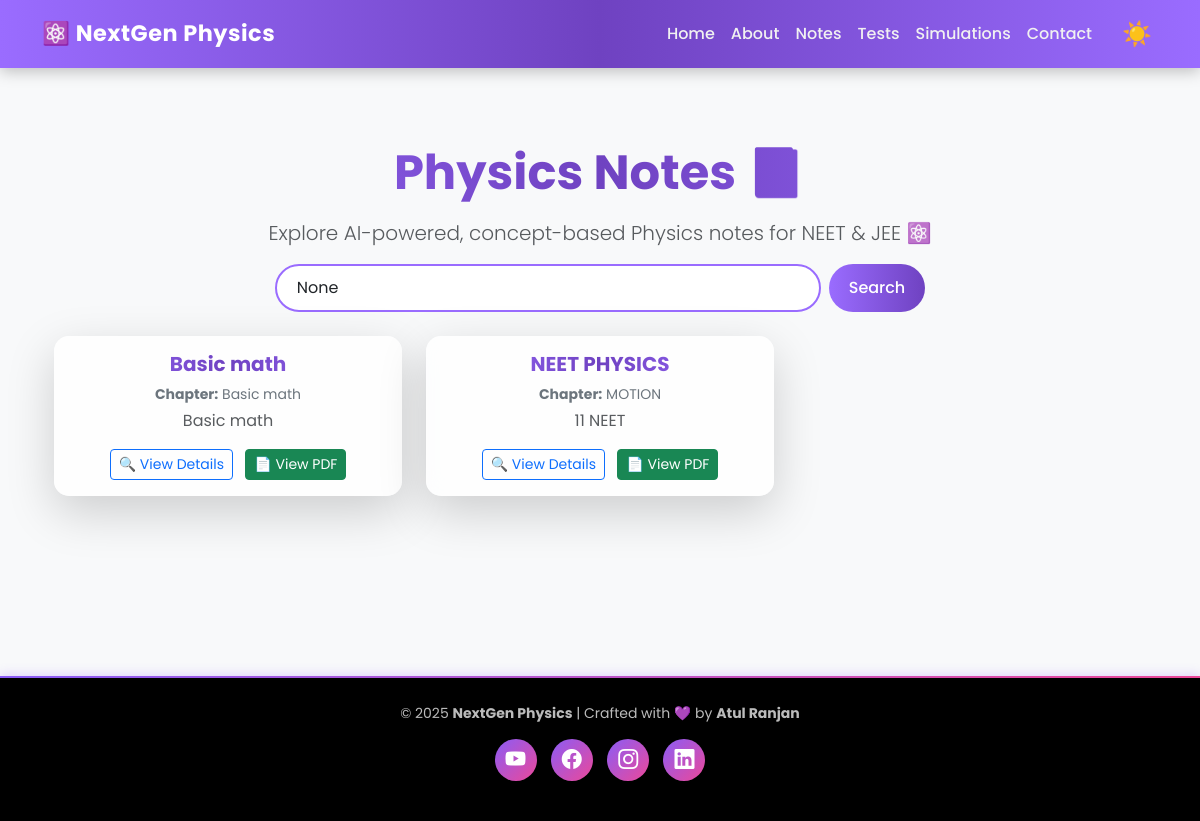
The app's page /notes/ with its own data.
### notes/models.py (models this page shows, shortened)
class PhysicsNote(models.Model):
    title = models.CharField(max_length=100)
    description = models.TextField()
    subject = models.CharField(max_length=50, default="Physics")
    chapter = models.CharField(max_length=100)
    pdf_file = models.FileField(upload_to='notes_pdfs/', null=True, blank=True)
    created_at = models.DateTimeField(auto_now_add=True)

### notes/views.py (the view)
# urls.py: path('', include('notes.urls')),
def notes(request):
    query = request.GET.get('q')
    if query:
        all_notes = PhysicsNote.objects.filter(title__icontains=query) | PhysicsNote.objects.filter(chapter__icontains=query)
    else:
        all_notes = PhysicsNote.objects.all().order_by('-created_at')
    paginator = Paginator(all_notes, 6)
    page_number = request.GET.get('page')
    page_obj = paginator.get_page(page_number)
    return render(request, 'notes/notes.html', {
        'notes': page_obj,
        'query': query,
        'page_obj': page_obj
    })

### notes/templates/notes/notes.html (shortened to what this page needs)
{% extends "notes/base.html" %}
{% block content %}
<div class="container py-5 text-center">
  <h1 class="display-5 fw-bold text-gradient">Physics Notes 📘</h1>
  <p class="lead mt-3 text-muted">
    Explore AI-powered, concept-based Physics notes for NEET & JEE ⚛️
  </p>
  <form method="get" class="d-flex justify-content-center mb-4">
    <input
      type="text"
      name="q"
      value="{{ query }}"
      class="form-control w-50 me-2 search-input"
      placeholder="Search by title or chapter..."
    />
    <button type="submit" class="btn btn-nextgen">Search</button>
  </form>
  <div class="row mt-4">
    {% for note in notes %}
    <div class="col-md-4 mb-4">
      <div class="card note-card shadow-lg border-0 h-100 position-relative">
        <div class="card-body d-flex flex-column">
          <h5 class="card-title fw-bold text-gradient">{{ note.title }}</h5>
          <p class="text-secondary small mb-1">
            <strong>Chapter:</strong> {{ note.chapter }}
          </p>
          <p class="card-text text-muted flex-grow-1">
            {{ note.description|truncatechars:120 }}
          </p>
          <div class="mt-auto">
            <a
              href="{% url 'note_detail' note.id %}"
              class="btn btn-outline-primary btn-sm me-2"
            >
              🔍 View Details
            </a>
            {% if note.pdf_file %}
            <a
              href="{{ note.pdf_file.url }}"
              class="btn btn-success btn-sm"
              target="_blank"
            >
              📄 View PDF
            </a>
            {% else %}
            <p class="text-muted small mt-2 mb-0">No PDF available</p>
            {% endif %}
          </div>
        </div>
      </div>
    </div>
    {% empty %}
    <p class="text-muted mt-5">No notes available yet.</p>
    {% endfor %}
  </div>
</div>
{% endblock %}

### notes/templates/notes/base.html (style rules this page uses)
:root { --bg-light: #f8f9fa; --bg-dark: #0e0e0e; --text-light: #f8f9fa; --text-dark: #212529; --accent: #9a6cff; --highlight: #ffc107; --gradient: linear-gradient(90deg, #9a6cff, #6f42c1, #9a6cff); }
body { font-family: "Poppins", sans-serif; background-color: var(--bg-light); color: var(--text-dark); transition: all 0.4s ease; scroll-behavior: smooth; }
.btn-nextgen { background: var(--gradient); color: #fff; border: none; border-radius: 30px; padding: 10px 25px; font-weight: 500; transition: all 0.3s ease; }

### notes/templates/notes/notes.html (style rules this page uses)
.text-gradient { background: linear-gradient(90deg, #9a6cff, #6f42c1, #9a6cff); -webkit-background-clip: text; -webkit-text-fill-color: transparent; }
.search-input { border-radius: 30px; border: 2px solid #9a6cff; padding: 10px 20px; transition: all 0.3s ease; }
.note-card { background: rgba(255, 255, 255, 0.8); backdrop-filter: blur(12px); border-radius: 15px; transition: transform 0.3s ease, box-shadow 0.3s ease; }
.btn-nextgen { background: linear-gradient(90deg, #9a6cff, #6f42c1); border: none; color: #fff; font-weight: 500; border-radius: 25px; padding: 8px 20px; transition: all 0.3s ease; }

### records on screen
PhysicsNote: title "Basic math", chapter "Basic math", description "Basic math"
PhysicsNote: title "NEET PHYSICS", chapter "MOTION", description "11 NEET"
